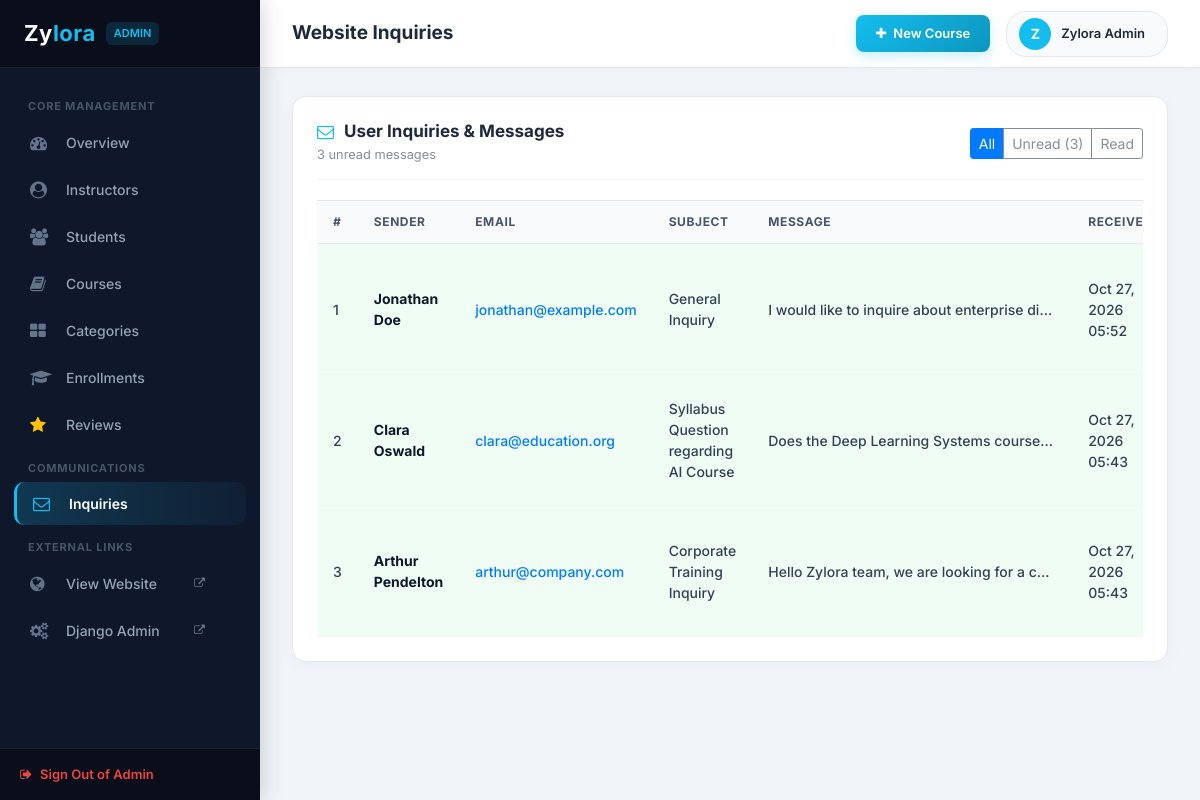
/admin-panel/messages/ (signed in), run on an earlier commit of the app's database.
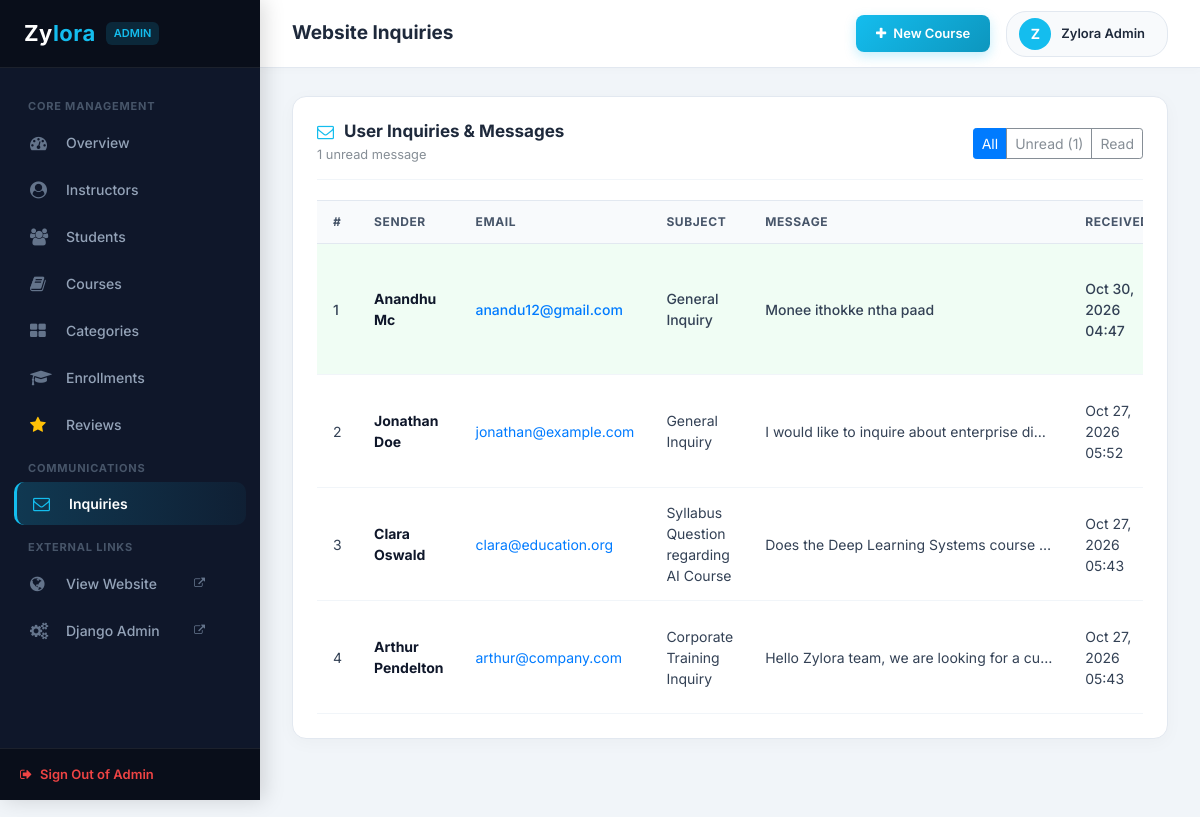
And on a later commit of the database.
### backend/models.py (models this page shows, shortened)
class ContactMessage(models.Model):
    name = models.CharField(max_length=150)
    email = models.EmailField()
    subject = models.CharField(max_length=250, blank=True, default='General Inquiry')
    message = models.TextField()
    is_read = models.BooleanField(default=False)
    created_at = models.DateTimeField(auto_now_add=True)
    class Meta:
        ordering = ['-created_at']

### backend/views.py (the view)
# urls.py: path('messages/', views.messages_list, name='messages_list'),
@user_passes_test(is_admin_user, login_url='backend:admin_login')
def messages_list(request):
    filter_type = request.GET.get('filter', '').strip()
    inquiries = ContactMessage.objects.all().order_by('-created_at')
    if filter_type == 'unread':
        inquiries = inquiries.filter(is_read=False)
    elif filter_type == 'read':
        inquiries = inquiries.filter(is_read=True)
    context = {
        'inquiries': inquiries,
        'filter_type': filter_type,
        'unread_count': ContactMessage.objects.filter(is_read=False).count(),
    }
    return render(request, 'backend/messages_list.html', context)

### backend/views.py (called while the page is built)
def is_admin_user(user):
    return user.is_authenticated and (user.is_staff or user.is_superuser)

### backend/templates/backend/messages_list.html (shortened to what this page needs)
{% extends 'backend/base_admin.html' %}
{% block page_title %}Website Inquiries{% endblock %}
{% block admin_content %}
<div class="dash_panel">
	<div class="dash_panel_header">
		<div>
			<h3 class="dash_panel_title"><i class="fa fa-envelope-o"></i> User Inquiries & Messages</h3>
			<span class="small text-muted">{{ unread_count }} unread message{{ unread_count|pluralize }}</span>
		</div>
		<div class="btn-group btn-group-sm">
			<a href="{% url 'backend:messages_list' %}" class="btn {% if not filter_type %}btn-primary{% else %}btn-outline-secondary{% endif %}">
				All
			</a>
			<a href="{% url 'backend:messages_list' %}?filter=unread" class="btn {% if filter_type == 'unread' %}btn-primary{% else %}btn-outline-secondary{% endif %}">
				Unread ({{ unread_count }})
			</a>
			<a href="{% url 'backend:messages_list' %}?filter=read" class="btn {% if filter_type == 'read' %}btn-primary{% else %}btn-outline-secondary{% endif %}">
				Read
			</a>
		</div>
	</div>
	<div class="table-responsive">
		<table class="custom_table">
			<thead>
				<tr>
					<th>#</th>
					<th>Sender</th>
					<th>Email</th>
					<th>Subject</th>
					<th>Message</th>
					<th>Received</th>
				</tr>
			</thead>
			<tbody>
				{% for msg in inquiries %}
				<tr style="{% if not msg.is_read %}background: #f0fdf4; font-weight: 500;{% endif %}">
					<td>{{ forloop.counter }}</td>
					<td>
						<strong style="color: #0f172a;">{{ msg.name }}</strong>
					</td>
					<td><a href="mailto:{{ msg.email }}">{{ msg.email }}</a></td>
					<td>{{ msg.subject|default:"General Inquiry" }}</td>
					<td style="max-width: 320px;">
						<div class="text-truncate" title="{{ msg.message }}">
							{{ msg.message }}
						</div>
					</td>
					<td>{{ msg.created_at|date:"M d, Y H:i" }}</td>
				</tr>
				{% endfor %}
			</tbody>
		</table>
	</div>
</div>
{% endblock %}

What changed in the data, as far as the page shows it:
added ContactMessage: name "Anandhu Mc", email "anandu12@gmail.com", subject "General Inquiry", message "Monee ithokke ntha paad", created_at "Oct 30, 2026 04:47"
changed ContactMessage "Jonathan Doe": is_read False → True (drawn)
changed ContactMessage "Clara Oswald": is_read False → True (drawn)
changed ContactMessage "Arthur Pendelton": is_read False → True (drawn); message "Hello Zylora team, we are looking for a c…" → "Hello Zylora team, we are looking for a cu…"
Also different on the page:
{{ unread_count }}: "3" → "1"
